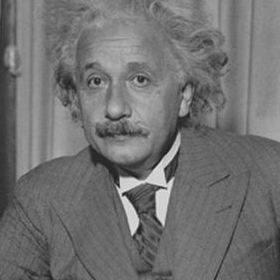
#> input picture imgs/einstein.png, 280 x 280 px
$ jupyter execute notebook-3-masked-arrays-solution.ipynb
#> lines starting #> are read from the running program, lines starting #| are printed output that depends on the picture
[cell 1]
import numpy as np
import matplotlib.pyplot as plt

# Part 3 - Masked arrays & other things

## 3.1 Masked arrays

Sometimes you have an array with *invalid* values, or values you for want to omit, for one reason or another.

One option is to create a boolean mask as we have previously seen.

[cell 2]
a = np.array([5, 2, 1, -1, 2.0]) # -1 is an invalid entry, an error in measurement for example.

[cell 3]
i = a>=0
i

[cell 4]
a[i].mean()

But another, more neat option, is to create an *masked array*.

[cell 5]
b = np.ma.masked_array(a, a<0) # second argument is the mask, True for values that you *dont*  want
b

Now the array has the information of which values to omit *inside* the array, it is not another variable.

Every operation you do with the array will consider the mask and omit those values.

[cell 6]
b.mean()

Another way of creating masked arrays is using some specific functions from the module
- ```np.ma.greater```, ```np.ma.greater_equal```
- ```np.ma.less```, ```np.ma.less_equal```
- ```np.ma.masked_outside```
- ```np.ma.masked_inside```
- ```np.ma.masked_invalid``` marks NaNs as masked.
... etc

[cell 7]
a

[cell 8]
np.ma.masked_less(a, 0)

Accessing the full data is easy with the attribute ```data```

[cell 9]
b.data

and the mask with attribute ```mask```

[cell 10]
b.mask

Modifying the mask: setting a new value to be masked by assigning ```np.ma.masked```

[cell 11]
b[0] = np.ma.masked

[cell 12]
b

Unmasking by assigning the original value

[cell 13]
b[0]=b.data[0]

[cell 14]
b

Slicing and indexing works as you would expect, omiting masked values

[cell 15]
b[2:].mean()

All *ufuncs* work as expected, ignoring the masked values (despite warning...)

[cell 16]
l = np.log(b)
#np.ma.masked_invalid(np.log(a))

[cell 17]
np.sum(l)

[cell 18]
np.sum(np.log(b[i]))

Numerical operations can be easily performed without worrying about missing values, dividing by zero, square roots of negative numbers, etc.

[cell 19]
x = np.ma.array([1., -1., 3., 4., 5., 6.], mask=[0,0,0,0,1,0])
y = np.ma.array([1., 2., 0., 2., 5., 6.], mask=[0,0,0,0,0,1])

print(np.ma.sqrt(x/y))

# Exercises

### Exercise 1

- Create a vector of 1000 random samples that are normally distributed with mean 0 and standard deviation of 1. Use ```np.random.normal``` for it (consult the documentation of the function if needed, by typing ```np.random.normal?```).

- Mask all the samples above and below the mean +- 1 standard deviation.
- Visualize the distribution of samples before and after so that you can compare them. Pass the arrays (normal or masked) to the  histogram function ``hist()`` in matplotlib)

[cell 20]
a = np.random.normal(loc=0, scale=1, size=1000)

[cell 21]
b = np.ma.masked_outside(a, a.mean() - 1*a.std(), a.mean() + 1*a.std())
b.std()

[cell 22]
fig, ax = plt.subplots(2,1)
ax[0].hist(a)
ax[1].hist(b)
ax[0].set_xlim((-3, 3))
ax[1].set_xlim((-3, 3))
ax[0].spines[['right', 'top']].set_visible(False)
ax[1].spines[['right', 'top']].set_visible(False)
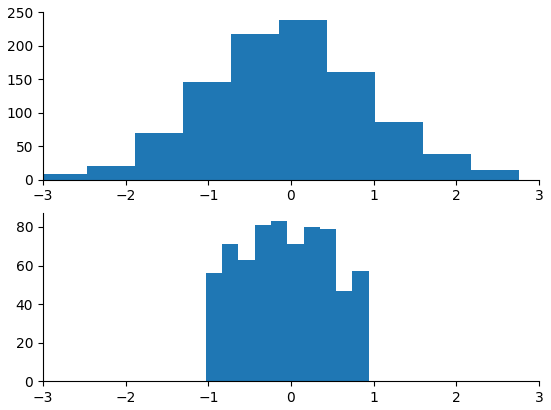
#> figure drawn by matplotlib, 2 panels; panel 1: tallest bar 239 high, from x = -0.143 to 0.437; panel 2: tallest bar 83 high, from x = -0.242 to -0.0445

### Exercise 2

We will create a circular mask and apply it to the following image. Then we will compute the mean gray value over rows or over columns for only the circular center. The image is already loaded in numpy array ```img```.

[cell 23]
from PIL import Image

img = np.asarray(Image.open('../imgs/einstein.png').convert('L'))
#> img is the input picture: shape (280, 280); min 25, max 229, mean 113.3
plt.imshow(img, cmap='gray')

Step 1. Create a circular mask as shown below. Size of the array should be the same as the image. You can choose the radius, here shown is a radius of 100 pixels.

[cell 24]
# solution cell
center = img.shape
#> center = (280, 280)
radius = 100

y, x = np.mgrid[0:img.shape[0], 0:img.shape[1]]
x = x - img.shape[0]/2
y = y - img.shape[1]/2.0

circle = (x**2)+(y**2)
i = circle>=radius**2

plt.imshow(i)
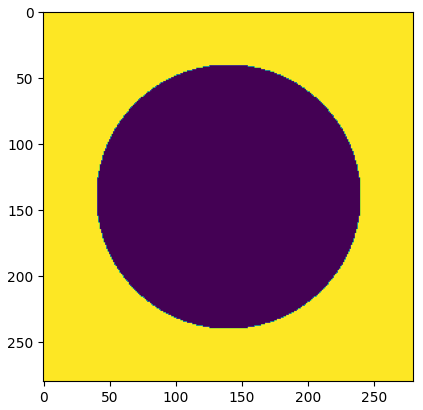
#> figure drawn by matplotlib, 1 panel

Step 2: create a masked array, using the circular mask and applying it to the image.

[cell 25]
img2 = np.ma.masked_array(img, i)
img2

Step 3: visualize the masked image with ```plt.imshow```

[cell 26]
plt.imshow(img2, cmap='gray')

Final step: compute the mean value across both axis independently, that is, the means taken horizontally and taken vertically. Visualize the distribution as a histogram.

[cell 27]
fig, ax = plt.subplots()
ax.hist(img2.mean(axis=0))
ax.hist(img2.mean(axis=1))
ax.set_ylabel('count')
ax.set_xlabel('pixel value')
ax.spines['top'].set_visible(False)
ax.spines['right'].set_visible(False)
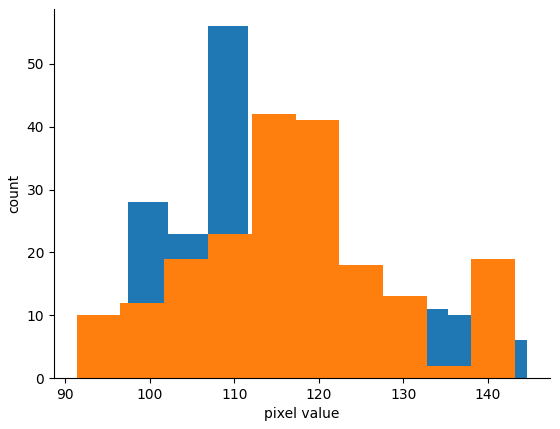
#> figure drawn by matplotlib, 1 panel; tallest bar 56 high, from x = 106.9 to 111.6; tallest bar 42 high, from x = 112.1 to 117.3
